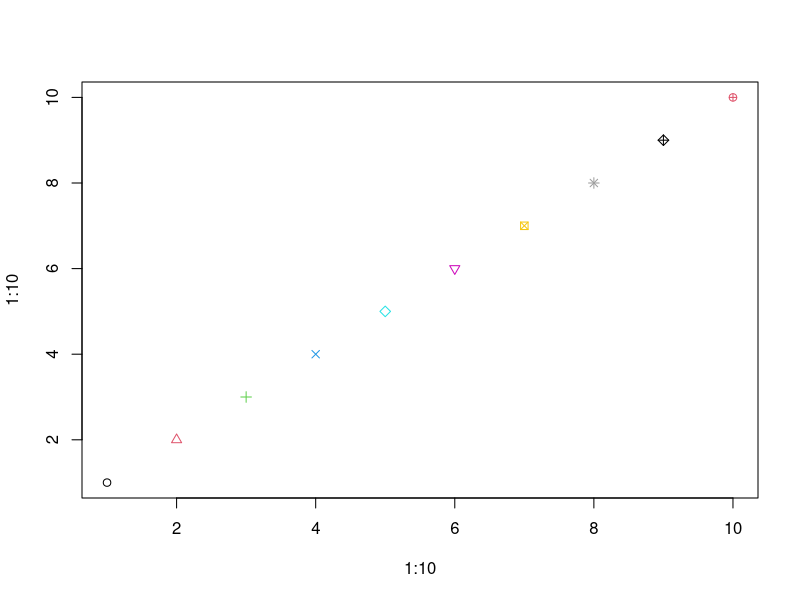

Source code (R):
## ---- chunk 1
plot(1:10,1:10, pch=1:10, col=1:10)
